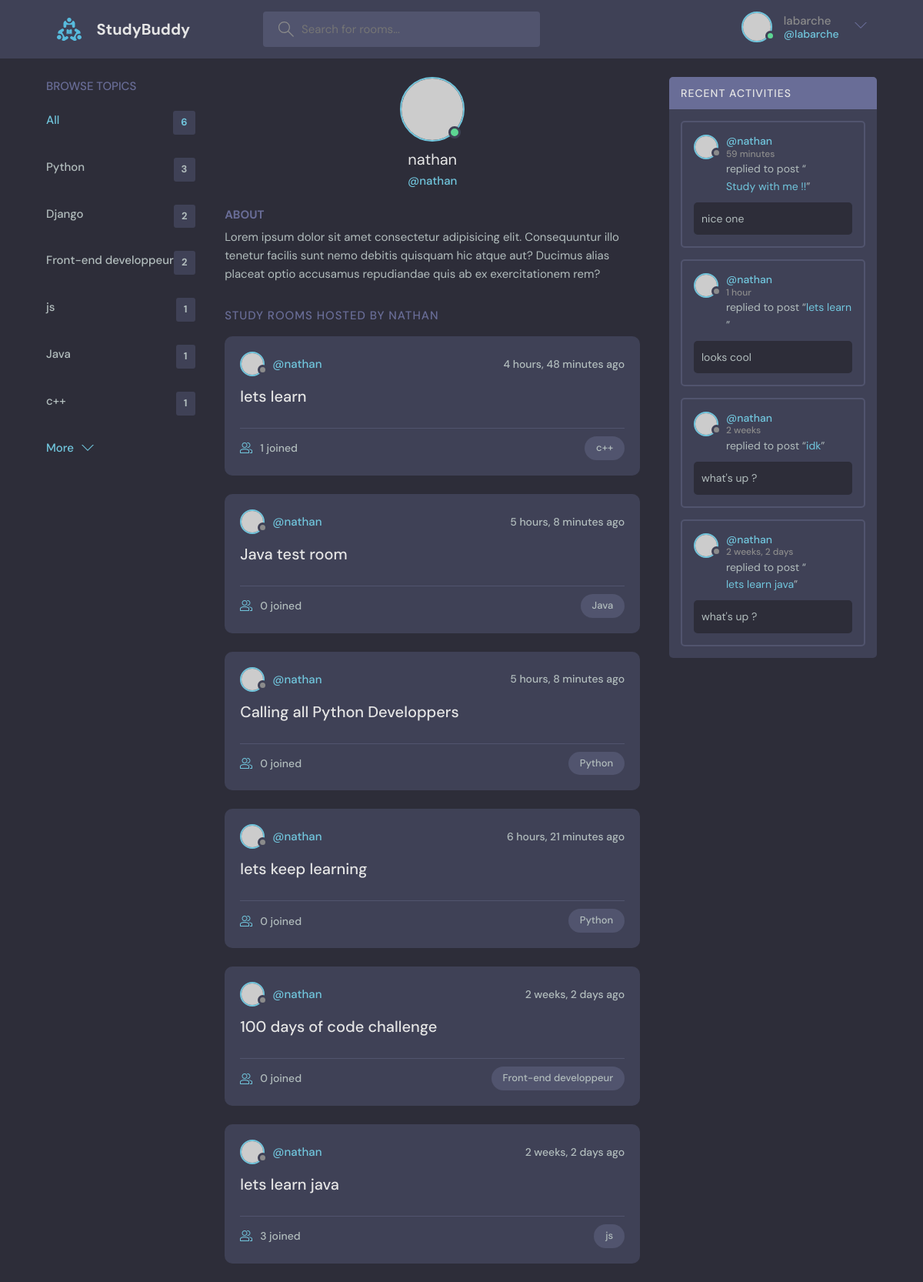
The page /profile/1/ (signed in) on the database its author committed.
### base/models.py (models this page shows, shortened)
class Topic(models.Model):
    name = models.CharField(max_length=200)

class Room(models.Model):
    host = models.ForeignKey(User, on_delete=models.SET_NULL, null=True)
    topic = models.ForeignKey(Topic, on_delete=models.SET_NULL, null=True)
    name = models.CharField(max_length=200)
    description = models.TextField(blank=True, null=True)
    participants = models.ManyToManyField(User, related_name='participants', blank=True)
    updated = models.DateTimeField(auto_now=True)
    created = models.DateTimeField(auto_now_add=True)
    class Meta :
        ordering = ['-created', '-updated']
    def __str__(self):
        return self.name

class Message(models.Model):
    user = models.ForeignKey(User, on_delete=models.CASCADE)
    room = models.ForeignKey(Room, on_delete=models.CASCADE)
    body = models.TextField()
    updated = models.DateTimeField(auto_now=True)
    created = models.DateTimeField(auto_now_add=True)
    class Meta :
        ordering = ['-created', '-updated']

### base/views.py (the view)
# urls.py: path("profile/<str:pk>/", views.userProfile, name="user-profile"),
def userProfile(request, pk):
    user = User.objects.get(id=pk)
    rooms = user.room_set.all()
    room_messages = user.message_set.all()
    topics = Topic.objects.all()
    context = {'user': user, 'rooms': rooms, 'room_messages': room_messages, 'topics': topics}
    return render(request, "base/profile.html", context)

### base/templates/base/profile.html (shortened to what this page needs)
{%extends 'main.html'%}
{% block content %}
  <main class="profile-page layout layout--3">
    <div class="container">
      {%include 'base/topics_component.html'%}
      <div class="roomList">
        <div class="profile">
          <div class="profile__avatar">
            <div class="avatar avatar--large active">
              <img src="https://randomuser.me/api/portraits/men/11.jpg" />
            </div>
          </div>
          <div class="profile__info">
            <h3>{{user.username}}</h3>
            <p>@{{user.username}}</p>
          </div>
          <div class="profile__about">
            <h3>About</h3>
            <p>
              Lorem ipsum dolor sit amet consectetur adipisicing elit. Consequuntur illo tenetur
              facilis sunt nemo debitis quisquam hic atque aut? Ducimus alias placeat optio
              accusamus repudiandae quis ab ex exercitationem rem?
            </p>
          </div>
        </div>
        <div class="roomList__header">
          <div>
            <h2>Study Rooms Hosted by {{user.username}}</a>
            </h2>
          </div>
        </div>
        {%include 'base/feed_component.html'%}
      </div>
      {%include 'base/activity_component.html'%}
    </div>
  </main>
</body>
{% endblock content %}

### templates/navbar.html (shortened to what this page needs)
{% load static%}
<header class="header header--loggedIn">
  <div class="container">
    <a href="{% url 'home' %}" class="header__logo">
      <img src="{% static 'images/logo.svg'%}" />
      <h1>StudyBuddy</h1>
    </a>
    <form class="header__search" method="GET" action="{% url 'home' %}">
      <label>
        <input name="q" placeholder="Search for rooms..." />
      </label>
    </form>
    <nav class="header__menu">
      {% if request.user.is_authenticated %}
        <div class="header__user">
          <a href="{% url 'update-user' %}">
            <div class="avatar avatar--medium active">
              <img src="https://randomuser.me/api/portraits/men/37.jpg" />
            </div>
            <p>
              {{ request.user.username }} <span>@{{ request.user.username }}</span>
            </p>
          </a>
          <button class="dropdown-button">
            <svg version="1.1" xmlns="http://www.w3.org/2000/svg" width="32" height="32" viewBox="0 0 32 32">
              <title>chevron-down</title>
              <path d="M16 21l-13-13h-3l16 16 16-16h-3l-13 13z"></path>
            </svg>
          </button>
        </div>
        {%else%}
        <a href="{% url 'login' %}">
          <img src="{% static 'images/avatar.svg'%}" />
          <p>Login</p>
        </a>
      {% endif %}
    </nav>
  </div>
</header>

### base/templates/base/topics_component.html
<div class="topics">
  <div class="topics__header">
    <h2>Browse Topics</h2>
  </div>
  <ul class="topics__list">
    <li>
      <a href="{%url 'home'%}" class="active">All <span>{{topics.count}}</span></a>
    </li>
    {% for topic in topics %}
    <li>
      <a href="{% url 'home' %}?q={{ topic.name }}">{{topic.name}} <span>{{topic.room_set.all.count}}</span></a>
    </li>
    {% endfor %}
  </ul>
  <a class="btn btn--link" href="topics.html">
    More
    <svg version="1.1" xmlns="http://www.w3.org/2000/svg" width="32" height="32" viewBox="0 0 32 32">
      <title>chevron-down</title>
      <path d="M16 21l-13-13h-3l16 16 16-16h-3l-13 13z"></path>
    </svg>
  </a>
</div>

### base/templates/base/feed_component.html (shortened to what this page needs)
{% for room in rooms %}
  <div class="roomListRoom">
    <div class="roomListRoom__header">
      <a href="{%url 'user-profile' room.host.id %}" class="roomListRoom__author">
        <div class="avatar avatar--small">
          <img src="https://randomuser.me/api/portraits/women/11.jpg" />
        </div>
        <span>@{{room.host.username}}</span>
      </a>
      <div class="roomListRoom__actions">
        <span>{{room.created|timesince}} ago</span>
      </div>
    </div>
    <div class="roomListRoom__content">
      <a href="{% url 'room' room.id %}">{{room.name}}</a>
    </div>
    <div class="roomListRoom__meta">
      <a href="{% url 'room' room.id %}" class="roomListRoom__joined">
        {{room.participants.all.count}} joined
      </a>
      <p class="roomListRoom__topic">{{room.topic.name}}</p>
    </div>
  </div>
{% endfor %}

### base/templates/base/activity_component.html (shortened to what this page needs)
<div class="activities">
  <div class="activities__header">
    <h2>Recent Activities</h2>
  </div>
  {% for message in room_messages %}
  <div class="activities__box">
    <div class="activities__boxHeader roomListRoom__header">
      <a href="{% url 'user-profile' message.user.id %}" class="roomListRoom__author">
        <div class="avatar avatar--small">
          <img src="https://randomuser.me/api/portraits/women/11.jpg" />
        </div>
        <p>
          @{{ message.user }}
          <span>{{ message.created|timesince }}</span>
        </p>
      </a>
    </div>
    <div class="activities__boxContent">
      <p>replied to post “<a href="{%url 'room' message.room.id%}}">{{message.room}}</a>”</p>
      <div class="activities__boxRoomContent">
        {{message.body}}
      </div>
    </div>
  </div>
  {% endfor %}
</div>

### rows shown on the page
Topic: name "Python", room_set.all.count "3"
Topic: name "Django", room_set.all.count "2"
Topic: name "Front-end developpeur", room_set.all.count "2"
Topic: name "js", room_set.all.count "1"
Topic: name "Java", room_set.all.count "1"
Topic: name "c++", room_set.all.count "1"
Room: host.username "nathan", created "4 hours, 48 minutes", name "lets learn", participants.all.count "1", topic.name "c++"
Room: host.username "nathan", created "5 hours, 8 minutes", name "Java test room", participants.all.count "0", topic.name "Java"
Room: host.username "nathan", created "5 hours, 8 minutes", name "Calling all Python Developpers", participants.all.count "0", topic.name "Python"
Room: host.username "nathan", created "6 hours, 21 minutes", name "lets keep learning", participants.all.count "0", topic.name "Python"
Room: host.username "nathan", created "2 weeks, 2 days", name "100 days of code challenge", participants.all.count "0", topic.name "Front-end developpeur"
Room: host.username "nathan", created "2 weeks, 2 days", name "lets learn java", participants.all.count "3", topic.name "js"
Message: user "nathan", created "59 minutes", room "Study with me !!", body "nice one"
Message: user "nathan", created "1 hour", room "lets learn", body "looks cool"
Message: user "nathan", created "2 weeks", room "idk", body "what's up ?"
Message: user "nathan", created "2 weeks, 2 days", room "lets learn java", body "what's up ?"

### other values the page prints
{{ request.user.username }} "labarche"
{{ topics.count }} "6"
{{ user.username }} "nathan"
{{ user.username }} "NATHAN"
